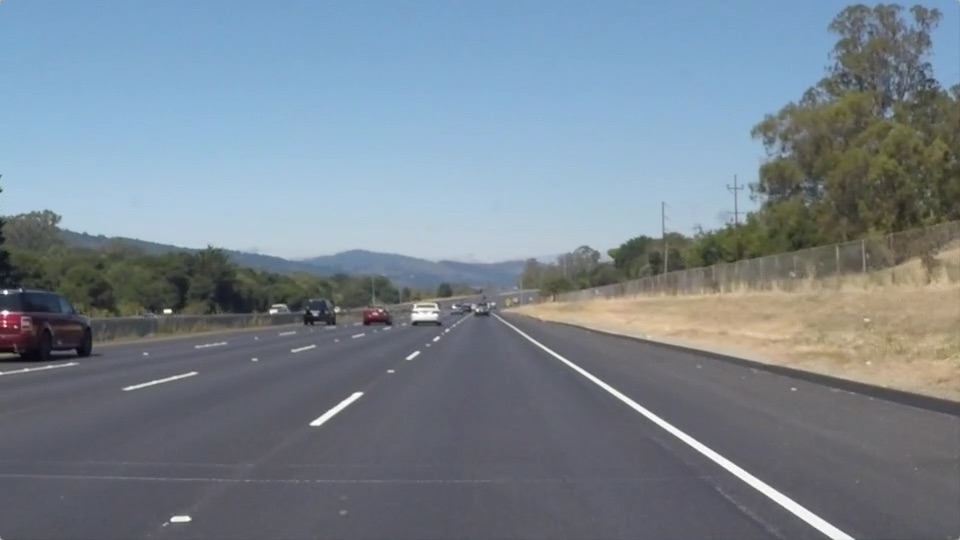
#> input picture projects/p1-lane_detection/test_images/solidWhiteRight.jpg, 960 x 540 px
$ jupyter execute --allow-errors P1.ipynb   (shell and % lines are left out)
#> lines starting #> are read from the running program, lines starting #| are printed output that depends on the picture; after the words box and inside, x2 and y2 are one past the last pixel; in counts of white or black regions, pixels touching at a corner belong together
# Self-Driving Car Engineer Nanodegree

## Project: **Finding Lane Lines on the Road**
***
In this project, you will use the tools you learned about in the lesson to identify lane lines on the road.  You can develop your pipeline on a series of individual images, and later apply the result to a video stream (really just a series of images). Check out the video clip "raw-lines-example.mp4" (also contained in this repository) to see what the output should look like after using the helper functions below.

Once you have a result that looks roughly like "raw-lines-example.mp4", you'll need to get creative and try to average and/or extrapolate the line segments you've detected to map out the full extent of the lane lines.  You can see an example of the result you're going for in the video "P1_example.mp4".  Ultimately, you would like to draw just one line for the left side of the lane, and one for the right.

In addition to implementing code, there is a brief writeup to complete. The writeup should be completed in a separate file, which can be either a markdown file or a pdf document. There is a [write up template](https://github.com/udacity/CarND-LaneLines-P1/blob/master/writeup_template.md) that can be used to guide the writing process. Completing both the code in the Ipython notebook and the writeup template will cover all of the [rubric points](https://review.udacity.com/#!/rubrics/322/view) for this project.

---
Let's have a look at our first image called 'test_images/solidWhiteRight.jpg'.  Run the 2 cells below (hit Shift-Enter or the "play" button above) to display the image.

**Note: If, at any point, you encounter frozen display windows or other confounding issues, you can always start again with a clean slate by going to the "Kernel" menu above and selecting "Restart & Clear Output".**

---

**The tools you have are color selection, region of interest selection, grayscaling, Gaussian smoothing, Canny Edge Detection and Hough Tranform line detection.  You  are also free to explore and try other techniques that were not presented in the lesson.  Your goal is piece together a pipeline to detect the line segments in the image, then average/extrapolate them and draw them onto the image for display (as below).  Once you have a working pipeline, try it out on the video stream below.**

---

<figure>

 <figcaption>
 <p></p>
 <p style="text-align: center;"> Your output should look something like this (above) after detecting line segments using the helper functions below </p>
 </figcaption>
</figure>
 <p></p>
<figure>

 <figcaption>
 <p></p>
 <p style="text-align: center;"> Your goal is to connect/average/extrapolate line segments to get output like this</p>
 </figcaption>
</figure>

**Run the cell below to import some packages.  If you get an `import error` for a package you've already installed, try changing your kernel (select the Kernel menu above --> Change Kernel).  Still have problems?  Try relaunching Jupyter Notebook from the terminal prompt.  Also, see [this forum post](https://carnd-forums.udacity.com/cq/viewquestion.action?spaceKey=CAR&id=29496372&questionTitle=finding-lanes---import-cv2-fails-even-though-python-in-the-terminal-window-has-no-problem-with-import-cv2) for more troubleshooting tips.**

## Import Packages

[cell 1]
#importing some useful packages
import matplotlib.pyplot as plt
import matplotlib.image as mpimg
import numpy as np
import cv2

## Read in an Image

[cell 2]
#reading in an image
image = mpimg.imread('test_images/solidWhiteRight.jpg')
#> image is the input picture: shape (540, 960, 3); mean R, G, B 120.3, 132.6, 143.7

#printing out some stats and plotting
print('This image is:', type(image), 'with dimesions:', image.shape)
#| This image is: <class 'numpy.ndarray'> with dimesions: (540, 960, 3)
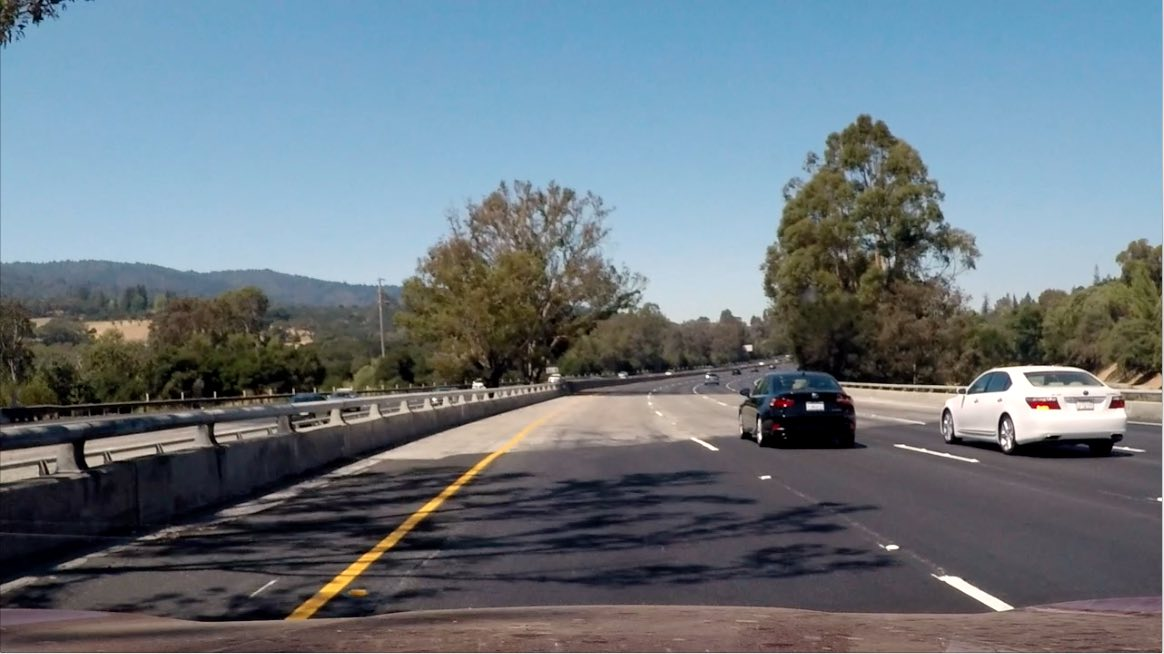
#> input picture projects/p1-lane_detection/test_images/challenge1.jpg, 1164 x 654 px
#> further down, image is the input picture: shape (654, 1164, 3); mean R, G, B 107, 119, 127.8
plt.imshow(image)  # if you wanted to show a single color channel image called 'gray', for example, call as plt.imshow(gray, cmap='gray')

## Ideas for Lane Detection Pipeline

**Some OpenCV functions (beyond those introduced in the lesson) that might be useful for this project are:**

`cv2.inRange()` for color selection
`cv2.fillPoly()` for regions selection
`cv2.line()` to draw lines on an image given endpoints
`cv2.addWeighted()` to coadd / overlay two images
`cv2.cvtColor()` to grayscale or change color
`cv2.imwrite()` to output images to file
`cv2.bitwise_and()` to apply a mask to an image

**Check out the OpenCV documentation to learn about these and discover even more awesome functionality!**

## Helper Functions

Below are some helper functions to help get you started. They should look familiar from the lesson!

[cell 3]
import math

def grayscale(img):
    """Applies the Grayscale transform
    This will return an image with only one color channel
    but NOTE: to see the returned image as grayscale
    (assuming your grayscaled image is called 'gray')
    you should call plt.imshow(gray, cmap='gray')"""
    return cv2.cvtColor(img, cv2.COLOR_RGB2GRAY)
    # Or use BGR2GRAY if you read an image with cv2.imread()
    # return cv2.cvtColor(img, cv2.COLOR_BGR2GRAY)

def huescale(img):
    return cv2.cvtColor(img, cv2.COLOR_RGB2HSV)

def canny(img, low_threshold, high_threshold):
    """Applies the Canny transform"""
    return cv2.Canny(img, low_threshold, high_threshold)

def gaussian_blur(img, kernel_size):
    """Applies a Gaussian Noise kernel"""
    return cv2.GaussianBlur(img, (kernel_size, kernel_size), 0)

def region_of_interest(img, vertices):
    """
    Applies an image mask.

    Only keeps the region of the image defined by the polygon
    formed from `vertices`. The rest of the image is set to black.
    """
    #defining a blank mask to start with
    mask = np.zeros_like(img)

    #defining a 3 channel or 1 channel color to fill the mask with depending on the input image
    if len(img.shape) > 2:
        channel_count = img.shape[2]  # i.e. 3 or 4 depending on your image
        ignore_mask_color = (255,) * channel_count
    else:
        ignore_mask_color = 255

    #filling pixels inside the polygon defined by "vertices" with the fill color
    cv2.fillPoly(mask, vertices, ignore_mask_color)

    #returning the image only where mask pixels are nonzero
    masked_image = cv2.bitwise_and(img, mask)
    return masked_image


def slope(line):
    for x1, y1, x2, y2 in line:
        return (y2 - y1) / (x2 - x1)


def draw_lines(img, lines, color=[255, 0, 0], thickness=10):
    """
    NOTE: this is the function you might want to use as a starting point once you want to
    average/extrapolate the line segments you detect to map out the full
    extent of the lane (going from the result shown in raw-lines-example.mp4
    to that shown in P1_example.mp4).

    Think about things like separating line segments by their
    slope ((y2-y1)/(x2-x1)) to decide which segments are part of the left
    line vs. the right line.  Then, you can average the position of each of
    the lines and extrapolate to the top and bottom of the lane.

    This function draws `lines` with `color` and `thickness`.
    Lines are drawn on the image inplace (mutates the image).
    If you want to make the lines semi-transparent, think about combining
    this function with the weighted_img() function below
    """

    """
    Let's describe the approach first, since it helps me implement it once
    I lay down the plan:

    - for each line, grab some important information:
        -- slope
        -- Ox interception point (i.e. where does the line intercept the
            Ox axis)
        -- length of the line
        * we will use this information in order to average the slopes and
            interception points in order to construct the averaged line segment
        * the length of the lines will be useful to calculate a weighted average,
            since I am thinking that longer lines are better predictors of where
            the actual road lines are (given accuracy from HoughLines)

    - once we have all this information, we want to split this collection of
        lines into 2 divergent sets, one set of lines representing the left
        road line and the other set for the right road line
        -- the left road line will have a positive slope, and hence the lines
            defining it will have positive slopes as well
            * therefore, we will first look for the maximum such positive slope
                and afterwards look around it in an epsilon area for similar slopes
        -- similarly, do the same thing for the right road line, where the slopes
            are negative, so we will use the minimum slope as a reference
        -- also, we do not want lines that intercept Ox too far away from our
            reference line (max / min slope one), so we will also enforce a regional
            (within epsilon) Ox intercept value for them too, in regards to the
            reference's intercept value

    - now that we have them separated, we can start creating the averages
        -- for each side we will calculate the weighted average for slope
            and x intercept, given the length of lines
        -- once we have these, we can construct the averaged lines assuming that
            * they intercept the bottom of the image (i.e. where y is max)
            * they intercept the top of the region of interest (i.e. where y has
                the value we picked for the top side of our RoI polygon)

    - and we are done! draw them out (with higher thickness so they look pretty)!
    """

    lines_information = np.zeros(shape=(len(lines), 3))

    # Iterate through lines and collect the needed info: slope, x-intercept, length
    for i, line in enumerate(lines):
        for x1, y1, x2, y2 in line:
            slope = (y2 - y1) / (x2 - x1)
            # y = a * x + b, where a = slope, b = x-intercept => b = y - a * x
            x_intercept = y2 - slope * x2
            # calculate length using the Pythagorean Theorem c^2 = a^2 + b^2,
            # where c = length, a and b are our sides defined by abs(x1 - x2) and abs(y1 - y2)
            length = math.sqrt(pow(abs(x1 - x2), 2) + pow(abs(y1 - y2), 2))
            lines_information[i] = [slope, x_intercept, length]

    # Now split them into 2 sets, of left and right lines
    left_lines_information = []
    right_lines_information = []

    # Get the extreme slopes
    left_max_slope = max(lines_information[:, 0])
    right_min_slope = min(lines_information[:, 0])

    ε = .25
    for [slope, x_intercept, length] in lines_information:
        if abs(slope - left_max_slope) < ε:
            left_lines_information.append([slope, x_intercept, length])
        elif abs(slope - right_min_slope) < ε:
            right_lines_information.append([slope, x_intercept, length])

    # For ease of use, convert to numpy arrays
    left_lines_information = np.array(left_lines_information)
    right_lines_information = np.array(right_lines_information)

    # Now we need to do the average
    averaged_lines = np.zeros(shape=(1, 2, 4), dtype=np.int32) # because cv2.line wants integers

    # Lowest y value for the averaged lines' points will be defined by the
    # bottom of the image
    lower_y = img.shape[0]
    # Top y value for the averaged lines' points will be defined by the top
    # side of the RoI polygon, as we defined it when selecting the polygon
    upper_y = img.shape[0] * .600

    # First for the left lines, if we have any
    if len(left_lines_information) > 0:
        # Average the slopes with the length weights
        average_slope = np.average(left_lines_information[:, 0], weights=left_lines_information[:, 2])
        # Average the x-intercepts with the length weights
        average_x_intercept = np.average(left_lines_information[:, 1], weights=left_lines_information[:, 2])
        # Get the start of the line, i.e. bottom of the image
        lower_x = (lower_y - average_x_intercept) / average_slope
        # Get the end of the line, i.e. top of the RoI
        upper_x = (upper_y - average_x_intercept) / average_slope

        if lower_x >= 0 and lower_x <= img.shape[1]: # sometimes we get +/- inf
            averaged_lines[0,0] = [lower_x, lower_y, upper_x, upper_y]

    # Do the same thing for right averaged line
    if len(right_lines_information) > 0:
        # Average the slopes with the length weights
        average_slope = np.average(right_lines_information[:, 0], weights=right_lines_information[:, 2])
        # Average the x-intercepts with the length weights
        average_x_intercept = np.average(right_lines_information[:, 1], weights=right_lines_information[:, 2])
        # Get the start of the line, i.e. bottom of the image
        lower_x = (lower_y - average_x_intercept) / average_slope
        # Get the end of the line, i.e. top of the RoI
        upper_x = (upper_y - average_x_intercept) / average_slope

        if lower_x >= 0 and lower_x <= img.shape[1]: # sometimes we get +/- inf
            averaged_lines[0,1] = [lower_x, lower_y, upper_x, upper_y]

    # Draw the lines!
    for line in averaged_lines:
        for x1,y1,x2,y2 in line:
            cv2.line(img, (x1, y1), (x2, y2), color, thickness)


def hough_lines(img, rho, theta, threshold, min_line_len, max_line_gap):
    """
    `img` should be the output of a Canny transform.

    Returns an image with hough lines drawn.
    """
    lines = cv2.HoughLinesP(img, rho, theta, threshold, np.array([]), minLineLength=min_line_len, maxLineGap=max_line_gap)
    line_img = np.zeros((img.shape[0], img.shape[1], 3), dtype=np.uint8)
    draw_lines(line_img, lines)
    return line_img

# Python 3 has support for cool math symbols.

def weighted_img(img, initial_img, α=0.8, β=1., λ=0.):
    """
    `img` is the output of the hough_lines(), An image with lines drawn on it.
    Should be a blank image (all black) with lines drawn on it.

    `initial_img` should be the image before any processing.

    The result image is computed as follows:

    initial_img * α + img * β + λ
    NOTE: initial_img and img must be the same shape!
    """
    return cv2.addWeighted(initial_img, α, img, β, λ)

## Test Images

Build your pipeline to work on the images in the directory "test_images"
**You should make sure your pipeline works well on these images before you try the videos.**

[cell 4]
import os
os.listdir("test_images/")

## Build a Lane Finding Pipeline

Build the pipeline and run your solution on all test_images. Make copies into the test_images directory, and you can use the images in your writeup report.

Try tuning the various parameters, especially the low and high Canny thresholds as well as the Hough lines parameters.

[cell 5]
def process_image(image):
    imshape = image.shape

    hsv_image = huescale(image)

    yellow_mask = cv2.inRange(hsv_image, np.array([20, 100, 100]), np.array([40, 255, 255]))
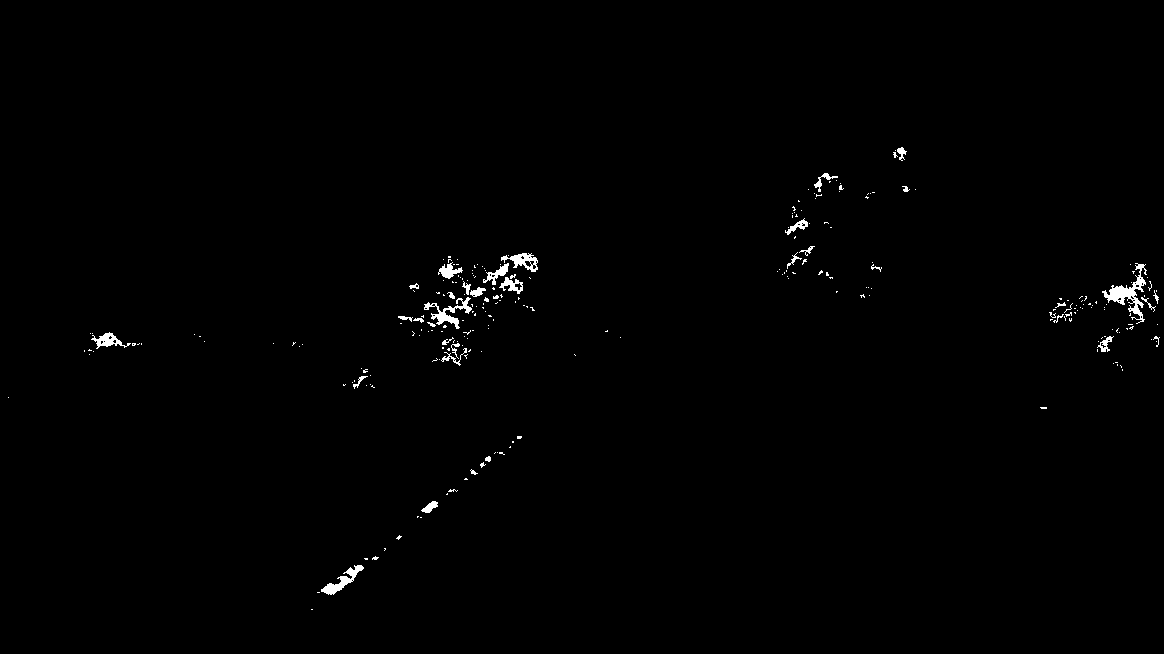
#> yellow_mask: shape (654, 1164); 0.65% white; 258 white regions (223 under 20 px), largest, box (x1, y1, x2, y2) and area: (1102, 263, 1147, 324) 734, (424, 297, 472, 329) 452, (321, 565, 364, 595) 394
    white_mask = cv2.inRange(hsv_image, np.array([0, 0, 230]), np.array([255, 255, 255]))
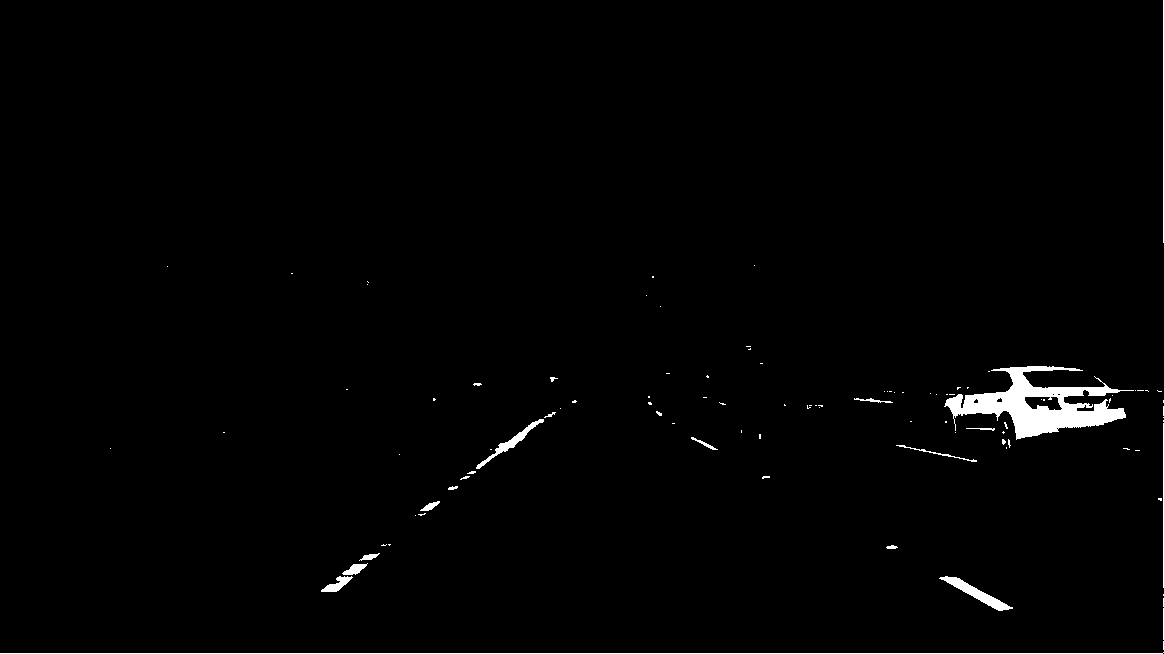
#> white_mask: shape (654, 1164); 1.3% white; 100 white regions (80 under 20 px), largest, box (x1, y1, x2, y2) and area: (944, 366, 1134, 440) 5514, (0, 652, 1164, 654) 1164, (939, 576, 1013, 611) 636

    gray_image = grayscale(image)
#> in grayscale, `return cv2.cvtColor(img, cv2.COLOR_RGB2GRAY)`:
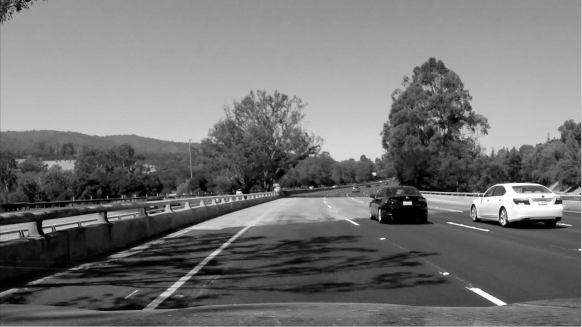
#> returned value: shape (654, 1164) (shown at 1/2 size); min 0, max 255, mean 116.4
    masked_image = cv2.bitwise_and(gray_image, white_mask | yellow_mask)
    blur_gray = gaussian_blur(masked_image, 3)

    edges = canny(blur_gray, 50, 150)
#> in canny, `return cv2.Canny(img, low_threshold, high_threshold)`:
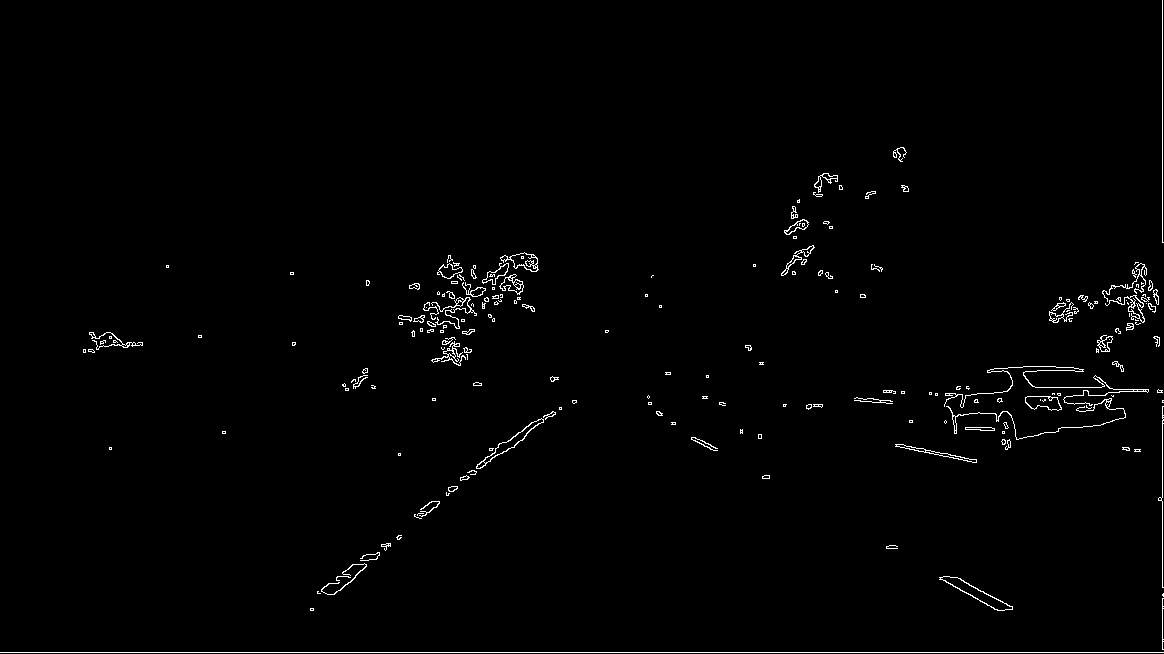
#> returned value: shape (654, 1164); 1.1% white in thin lines or dots

    vertices = np.array([[(0, imshape[0]), (imshape[1] * .475, imshape[0] * .575), (imshape[1] * .525, imshape[0] * .575), (imshape[1], imshape[0])]], dtype=np.int32)
    roi_image = region_of_interest(edges, vertices)
#> (the rest of the program and of its run is left out)
